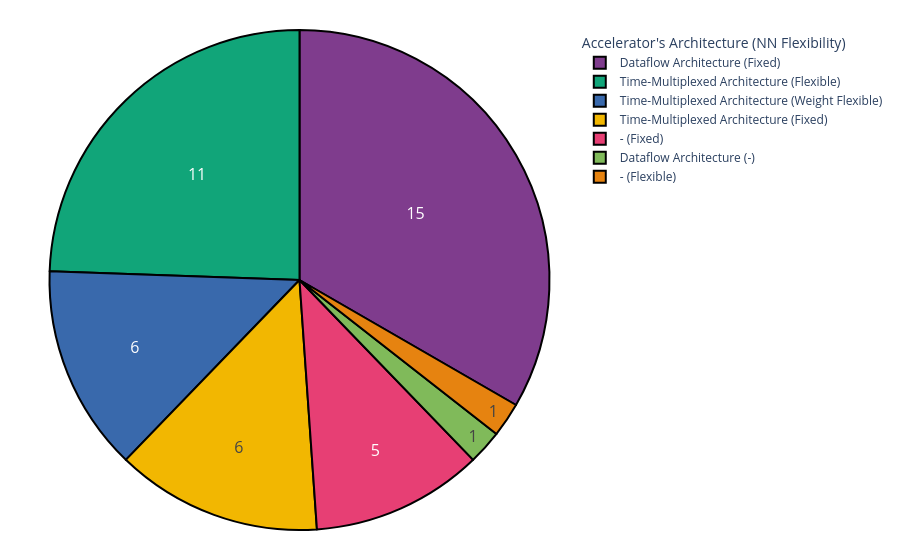

Notebook source saved alongside this figure:
### Code cell
# Replace None values with "Unknown" for better visualization
tmp_df = research_df['Accelerator\'s Architecture\n(NN Flexibility)'].fillna("Unknown")
pie_chart(tmp_df, 'Accelerator\'s Architecture\n(NN Flexibility)', 'Distribution of Accelerator Architectures per Paper')

### Figure 1 — Plotly figure (JSON) as saved in the notebook; plotly's stock layout.template omitted (floating-point values rounded to 4 significant figures)
{"data": [{"domain": {"x": [0, 1], "y": [0, 1]}, "hole": 0, "hovertemplate": "Accelerator's Architecture\n(NN Flexibility)=%{label}<extra></extra>", "labels": ["-\n(Fixed)", "Dataflow Architecture\n(Fixed)", "Dataflow Architecture\n(Fixed)", "Dataflow Architecture\n(Fixed)", "Dataflow Architecture\n(Fixed)", "Dataflow Architecture\n(-)", "-\n(Flexible)", "Dataflow Architecture\n(Fixed)", "Time-Multiplexed Architecture\n(Weight Flexible)", "Time-Multiplexed Architecture\n(Weight Flexible)", "Time-Multiplexed Architecture\n(Weight Flexible)", "Dataflow Architecture\n(Fixed)", "Dataflow Architecture\n(Fixed)", "Dataflow Architecture\n(Fixed)", "-\n(Fixed)", "Time-Multiplexed Architecture\n(Flexible)", "Time-Multiplexed Architecture\n(Weight Flexible)", "Time-Multiplexed Architecture\n(Fixed)", "Time-Multiplexed Architecture\n(Weight Flexible)", "Time-Multiplexed Architecture\n(Weight Flexible)", "Dataflow Architecture\n(Fixed)", "Dataflow Architecture\n(Fixed)", "-\n(Fixed)", "Time-Multiplexed Architecture\n(Flexible)", "Dataflow Architecture\n(Fixed)", "Time-Multiplexed Architecture\n(Fixed)", "Dataflow Architecture\n(Fixed)", "Time-Multiplexed Architecture\n(Fixed)", "Time-Multiplexed Architecture\n(Flexible)", "-\n(Fixed)", "Dataflow Architecture\n(Fixed)", "Time-Multiplexed Architecture\n(Flexible)", "-\n(Fixed)", "Time-Multiplexed Architecture\n(Flexible)", "Time-Multiplexed Architecture\n(Flexible)", "Time-Multiplexed Architecture\n(Flexible)", "Time-Multiplexed Architecture\n(Flexible)", "Time-Multiplexed Architecture\n(Fixed)", "Time-Multiplexed Architecture\n(Flexible)", "Time-Multiplexed Architecture\n(Fixed)", "Time-Multiplexed Architecture\n(Flexible)", "Dataflow Architecture\n(Fixed)", "Time-Multiplexed Architecture\n(Flexible)", "Time-Multiplexed Architecture\n(Fixed)", "Dataflow Architecture\n(Fixed)"], "legendgroup": "", "marker": {"line": {"color": "#000000", "width": 2}}, "name": "", "showlegend": true, "textfont": {"size": 16}, "textinfo": "value", "type": "pie"}], "layout": {"legend": {"title": {"text": "Accelerator's Architecture\n(NN Flexibility)"}, "tracegroupgap": 0}, "margin": {"b": 30, "l": 30, "r": 30, "t": 30}, "piecolorway": ["rgb(127, 60, 141)", "rgb(17, 165, 121)", "rgb(57, 105, 172)", "rgb(242, 183, 1)", "rgb(231, 63, 116)", "rgb(128, 186, 90)", "rgb(230, 131, 16)", "rgb(0, 134, 149)", "rgb(207, 28, 144)", "rgb(249, 123, 114)", "rgb(165, 170, 153)"]}}
